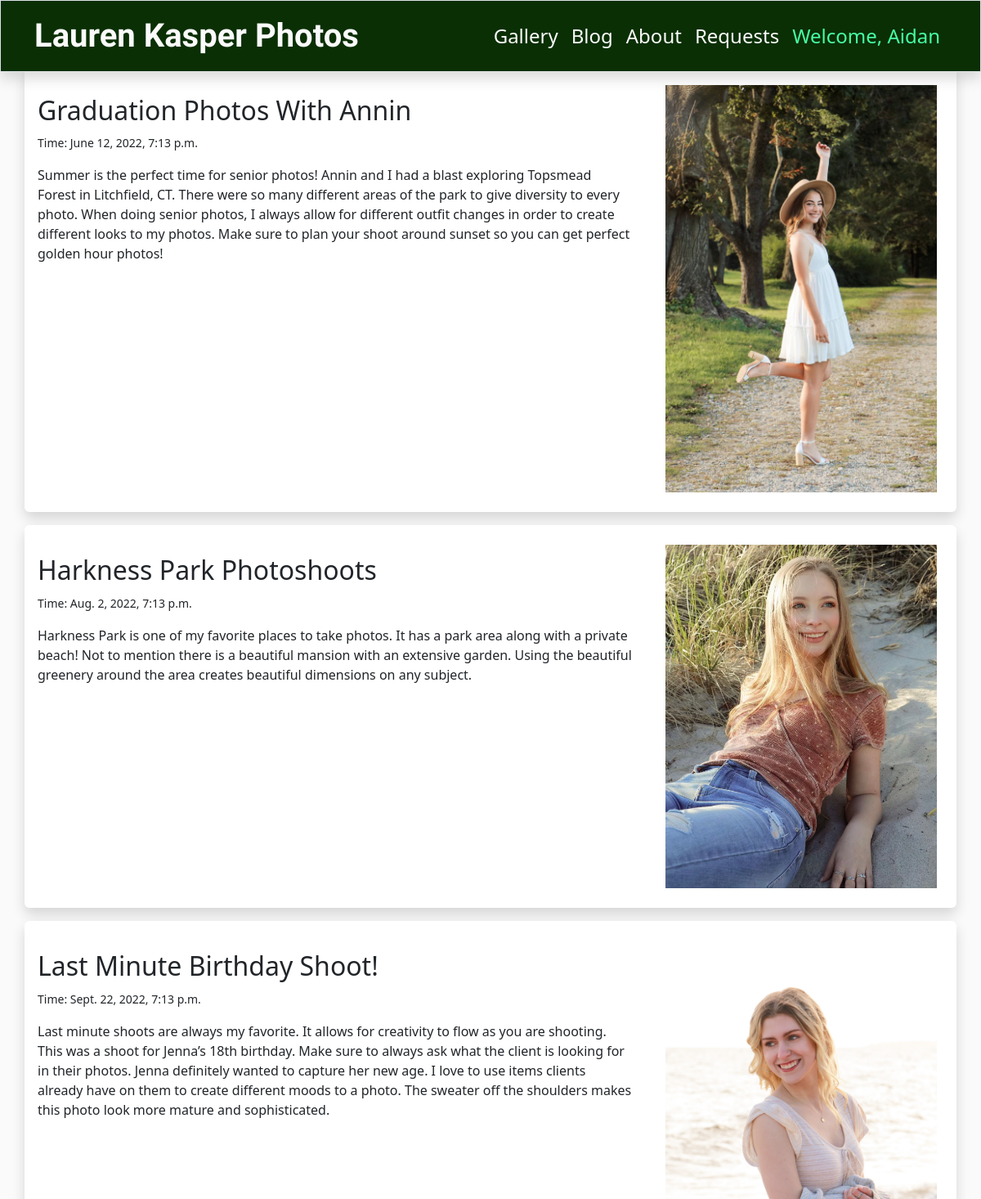
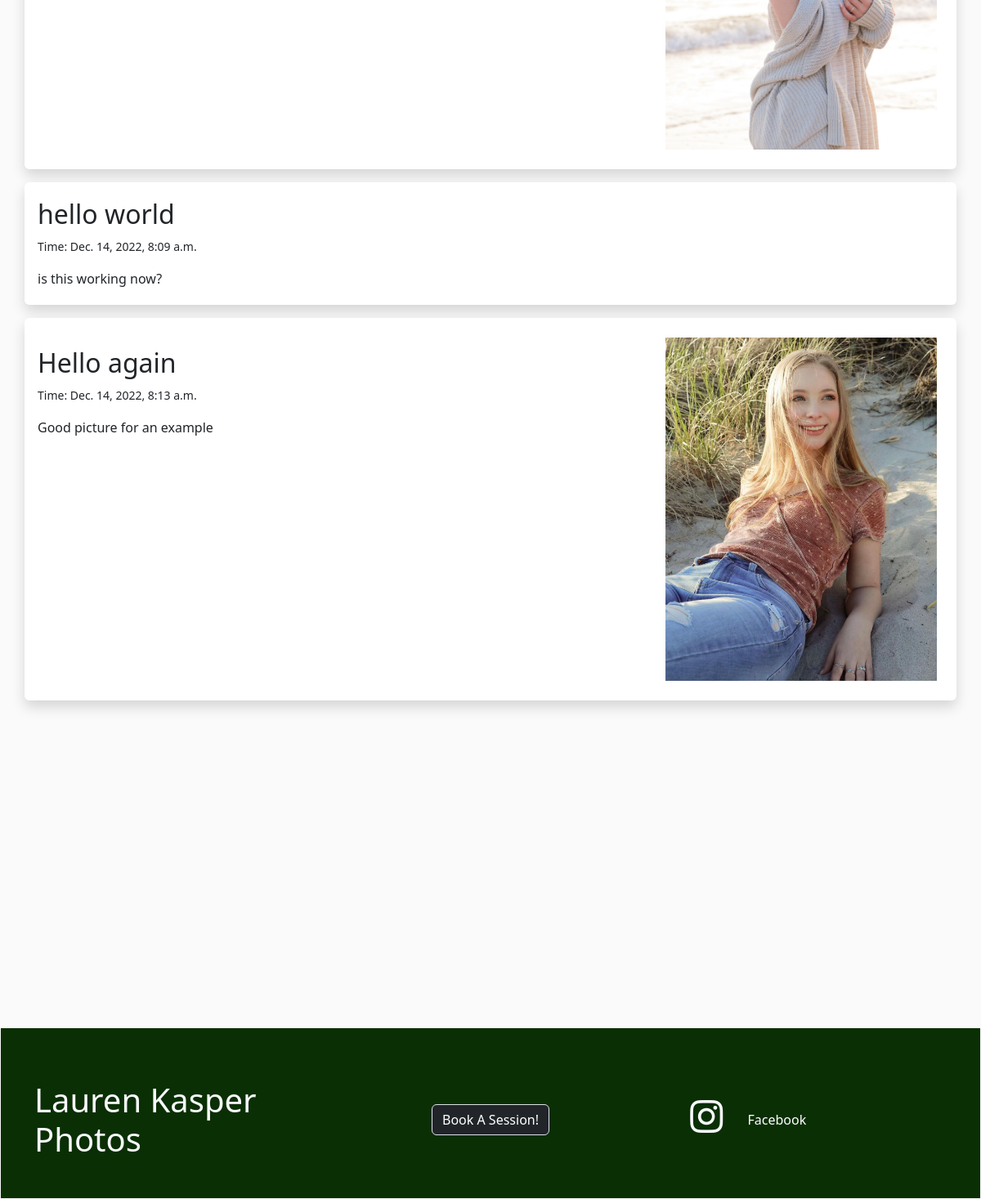
Page /blog/ (signed in) on the committed database (2 pictures, top to bottom).
### KasperPhotosSite/models.py (models this page shows)
class Blog(models.Model):
    title = models.CharField("Title", max_length=100)
    createdAt = models.DateTimeField(default=timezone.localtime(timezone.now()))
    blogText = models.TextField("Write Your Blog Post Here")
    image = models.ImageField(null=True, blank=True, upload_to="images/")

### KasperPhotosSite/views.py (the view)
# urls.py: path('blog/', views.blog, name="contact"),
def blog(request):
    blog = Blog.objects.all()
    return render(request, 'blog.html', {"blogposts": blog})

### templates/blog.html (shortened to what this page needs)
{% extends 'base.html' %}
{% block content %}
    <div class = "container">
        {% for post in blogposts %}
                {% if post.image %}
                    <div class = "row shadow rounded bg-white my-3">
                        <div class = "bg-white p-3 my-1 col-lg-8">
                            <h2 class = "pt-3">{{post.title}}</h2>
                            <p><small>Time: {{post.createdAt}}</small></p>
                            <p>{{ post.blogText }}</p>
                        </div>
                        <img class= "col-lg-4 p-4" src="{{ post.image.url }}" alt="...">
                    </div>
                {% else %}
                    <div class = "row shadow rounded bg-white my-3">
                        <div class = "bg-white px-3 my-1">
                            <h2 class = "pt-3">{{post.title}}</h2>
                            <p><small>Time: {{post.createdAt}}</small></p>
                            <p>{{ post.blogText }}</p>
                        </div>
                    </div>
                {% endif %}
        {% empty %}
            <br/><br/><br/><br/>
            <h3 class = "p-3 d-flex contact Title justify-content-center">No Blog Posts Yet</h3>
            <p class = "d-flex justify-content-center">Come Back later to see what I post!</p>
        {% endfor %}
        <br/><br/><br/><br/><br/><br/><br/><br/><br/><br/><br/><br/><br/><br/><br/><br/>
    </div>
{% endblock %}

### templates/base.html (shortened to what this page needs)
{% load static %}
<!DOCTYPE html>
<html lang="en">
<head>
	<link href="https://cdn.jsdelivr.net/npm/bootstrap@5.2.1/dist/css/bootstrap.min.css" rel="stylesheet">
    <link rel="stylesheet" href= "https://cdn.jsdelivr.net/npm/bootstrap-icons@1.5.0/font/bootstrap-icons.css">
    {% block css %}
        <link rel="stylesheet" href="{% static 'kasperBase.css' %}">
    {% endblock %}
</head>
{% block body %}
<body>
    <div class = "container-fluid p-5 pb-0 mt-3 mb-0 justify-center">
	<nav class = "navbar fixed-top navbar-expand-md navbar-dark border shadow" id="navbarScheme">
		<div class="container">
            <a href="/" class = "navbar-brand">Lauren Kasper Photos</a>
            <div class = "justify-align-end">
                <div class = "collapse navbar-collapse" id="nav">
                    <ul class = "navbar-nav">
                        <li class="nav-item">
                            <a href="/gallery" class="nav-link">Gallery</a>
                        </li>
                        {% if user.is_staff %}
                            <li class = "nav-item">
                                <a href = "/blogEdit" class="nav-link">Blog</a>
                            </li>
                        {% else %}
                            <li class = "nav-item">
                                <a href = "/blog" class="nav-link">Blog</a>
                            </li>
                        {% endif %}
                        <li class = "nav-item">
                            <a href = "/aboutMe" class="nav-link">About</a>
                        </li>
                        {% if user.is_staff %}
                            <li class = "nav-item">
                                <a href = "/requested" class="nav-link">Requests</a>
                            </li>
                        {% else %}
                            <li class = "nav-item">
                                <a href = "/contact" class="nav-link">Contact</a>
                            </li>
                        {% endif %}
                        {% if user.is_anonymous %}
                            <li class = "nav-item">
                                <span><a href = "/logout" id = "loginMessage"  class="nav-link">Login</a></span>
                            </li>
                        {% else %}
                            <li class = "nav-item">
                                <span><a href = "/logout" id = "loginMessage" class="nav-link">Welcome, {{ user.first_name }}</a></span>
                            </li>
                        {% endif %}
                    </ul>
                </div>
		    </div>
        </div>
    </nav>
    </div>
        {% block content %}
        {% endblock %}
    <div id = "footer" class = "d-flex align-items-end justify-content-bottom border border-top border-light pt-3">
        <div class = "container">
                <div class = "row align-items-center">
                    <div class = "col text-light m-5 mx-0 display-6">Lauren Kasper Photos</div>
                    <div class = "text-center m-5 p-2 col">
                        <a href = "/contact" class = "btn bg-dark justify-content-start text-white border text-decoration-none">Book A Session!</a>
                    </div>
                    <div class = "text-light col">
                        <div class = "btn text-white">
                            <a class = "text-decoration-none" href = "https://www.instagram.com/laurenkasperphotos">
                                <h1 class="bi bi-instagram text-light"></h1>
                            </a>
                        </div>
                        <div class = "btn text-white">Facebook</div>
                    </div>
                </div>
        </div>
    </div>
</body>
{% endblock %}
</html>

### static/kasperBase.css (style rules this page uses)
body { background-color: #fafafa; height: 100%; }
.nav-link { color: #fafafa; font-size: 24px !important; }
.navbar-brand { color: #fafafa; font-family: 'Pinyon Script', cursive; font-size: 40px !important; font-weight: bold; }
#navbarScheme { background-color: #0a2f04; color: white; }
#footer { background-color: #0a2f04; }
#loginMessage { color: #48FFA6 !important; }

### rows in the picture
Blog: title "Graduation Photos With Annin", createdAt "June 12, 2022, 7:13 p.m.", blogText "Summer is the perfect time for senior photos! Annin and I had a blast exploring Topsmead Forest in Litchfield, CT. There were so many different areas of the park to give diversity to every photo. When doing senior photos, I always allow for different outfit changes in order to create different looks to my photos. Make sure to plan your shoot around sunset so you can get perfect golden hour photos!", image (picture)
Blog: title "Harkness Park Photoshoots", createdAt "Aug. 2, 2022, 7:13 p.m.", blogText "Harkness Park is one of my favorite places to take photos. It has a park area along with a private beach! Not to mention there is a beautiful mansion with an extensive garden. Using the beautiful greenery around the area creates beautiful dimensions on any subject.", image (picture)
Blog: title "Last Minute Birthday Shoot!", createdAt "Sept. 22, 2022, 7:13 p.m.", blogText "Last minute shoots are always my favorite. It allows for creativity to flow as you are shooting. This was a shoot for Jenna’s 18th birthday. Make sure to always ask what the client is looking for in their photos. Jenna definitely wanted to capture her new age. I love to use items clients already have on them to create different moods to a photo. The sweater off the shoulders makes this photo look more mature and sophisticated.", image (picture)
Blog: title "hello world", createdAt "Dec. 14, 2022, 8:09 a.m.", blogText "is this working now?"
Blog: title "Hello again", createdAt "Dec. 14, 2022, 8:13 a.m.", blogText "Good picture for an example", image (picture)

### other values in the picture
{{ user.first_name }} "Aidan"
